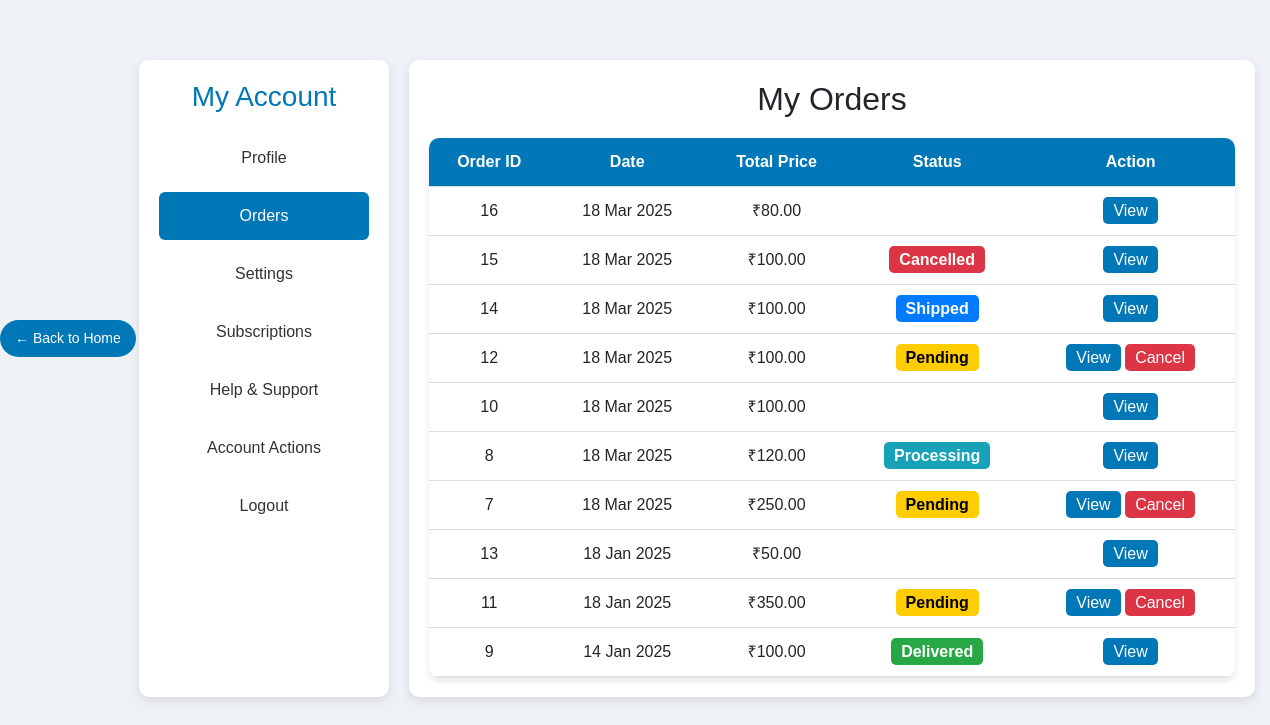
The page /Medico/my_orders.php (signed in) on the database its author committed.
### tables this page shows
CREATE TABLE IF NOT EXISTS `orders` (
  `order_id` int NOT NULL AUTO_INCREMENT,
  `user_id` int NOT NULL,
  `full_name` varchar(255) NOT NULL,
  `email` varchar(255) NOT NULL,
  `phone` varchar(20) NOT NULL,
  `address` text NOT NULL,
  `total_price` decimal(10,2) NOT NULL,
  `payment_method` enum('cod','paypal','stripe','razorpay') NOT NULL DEFAULT 'cod',
  `payment_status` enum('pending','paid','failed') NOT NULL DEFAULT 'pending',
  `order_date` datetime DEFAULT CURRENT_TIMESTAMP,
  `order_status` enum('pending','processing','shipped','delivered','cancelled') NOT NULL,
  `payment_id` int DEFAULT NULL,
  `expense_amount` decimal(10,2) DEFAULT '0.00',
  PRIMARY KEY (`order_id`),
  KEY `payment_id` (`payment_id`)
);

### Medico/my_orders.php (the view, shortened to what this page needs)
<?php
include('../includes/db.php');
$user_id = $_SESSION['user_id'];
$order_query = "SELECT order_id, order_date, total_price, order_status FROM orders WHERE user_id = ? ORDER BY order_date DESC";
$stmt = $conn->prepare($order_query);
$stmt->bind_param("i", $user_id);
$stmt->execute();
$orders = $stmt->get_result();
?>
<!DOCTYPE html>
<html lang="en">
<head>
    <link href="https://cdn.jsdelivr.net/npm/bootstrap@5.3.3/dist/css/bootstrap.min.css" rel="stylesheet">
    <link rel="stylesheet" href="https://cdn.jsdelivr.net/npm/bootstrap-icons@1.11.3/font/bootstrap-icons.min.css">
</head>
<body>
<a href="home.php" class="back-button"> ← Back to Home</a>
<div class="container">
    <div class="sidebar">
        <h3>My Account</h3>
        <ul>
            <li><a href="profile.php">Profile</a></li>
            <li class="active"><a href="my_orders.php">Orders</a></li>
            <li><a href="settings.php">Settings</a></li>
            <li><a href="payments.php">Subscriptions</a></li>
            <li><a href="help.php">Help & Support</a></li>
            <li><a href="account_actions.php">Account Actions</a></li>
            <li><a href="logout.php">Logout</a></li>
        </ul>
    </div>
    <div class="orders-content">
        <h2 class="text-center">My Orders</h2>
        <?php if ($orders->num_rows > 0) { ?>
            <table class="order-table">
                <tr>
                    <th>Order ID</th>
                    <th>Date</th>
                    <th>Total Price</th>
                    <th>Status</th>
                    <th>Action</th>
                </tr>
                <?php while ($order = $orders->fetch_assoc()) { ?>
                    <tr>
                        <td><?php echo $order['order_id']; ?></td>
                        <td><?php echo date("d M Y", strtotime($order['order_date'])); ?></td>
                        <td>₹<?php echo number_format($order['total_price'], 2); ?></td>
                        <td><span class="status <?php echo $order['order_status']; ?>"><?php echo ucfirst($order['order_status']); ?></span></td>
                        <td>
                            <a href="order_details.php?order_id=<?php echo $order['order_id']; ?>" class="view-btn">View</a>
                            <?php if ($order['order_status'] == 'pending') { ?>
                                <a href="cancel_order.php?order_id=<?php echo $order['order_id']; ?>" class="cancel-btn">Cancel</a>
                            <?php } ?>
                        </td>
                    </tr>
                <?php } ?>
            </table>
        <?php } ?>
    </div>
</div>
</body>
</html>

### Medico/my_orders.php (style rules this page uses)
body { background-color: #eef2f7; font-family: 'Poppins', sans-serif; }
.container { margin-top: 60px; display: flex; gap: 20px; margin-left: 10%; }
.back-button { position: absolute; top: 40%; left: 0px; background: #0077b6; color: white; border: none; padding: 8px 15px; font-size: 14px; border-radius: 20px; cursor: pointer; transition: 0.3s ease; text-decoration: none; }
.sidebar { width: 250px; background: white; padding: 20px; border-radius: 10px; box-shadow: 0px 4px 10px rgba(0, 0, 0, 0.1); }
.sidebar h3 { text-align: center; color: #0077b6; margin-bottom: 20px; }
.sidebar ul { list-style: none; padding: 0; }
.sidebar ul li { padding: 12px; margin-bottom: 10px; font-size: 16px; font-weight: 500; border-radius: 6px; transition: all 0.3s ease-in-out; text-align: center; cursor: pointer; }
.sidebar ul li a { text-decoration: none; color: #333; display: block; width: 100%; }
.sidebar ul li:hover, .sidebar ul li.active { background: #0077b6; color: white; }
.sidebar ul li:hover a, .sidebar ul li.active a { color: white; }
.orders-content { flex: 1; background: white; padding: 20px; border-radius: 10px; box-shadow: 0px 4px 10px rgba(0, 0, 0, 0.1); }
.order-table { width: 100%; border-collapse: collapse; margin-top: 20px; background: white; border-radius: 10px; overflow: hidden; box-shadow: 0 4px 6px rgba(0, 0, 0, 0.1); }
.order-table th, .order-table td { padding: 12px; text-align: center; border-bottom: 1px solid #ddd; }
.order-table th { background: #0077b6; color: white; }
.status { padding: 5px 10px; border-radius: 5px; font-weight: bold; }
.pending { background: #ffcc00; color: black; }
.processing { background: #17a2b8; color: white; }
.shipped { background: #007bff; color: white; }
.delivered { background: #28a745; color: white; }
.cancelled { background: #dc3545; color: white; }
.view-btn, .cancel-btn { background: #0077b6; color: white; padding: 5px 10px; text-decoration: none; border-radius: 5px; }
.cancel-btn { background: #dc3545; }

### rows shown on the page
orders: order_id "16", order_date "18 Mar 2025", total_price "80.00"
orders: order_id "15", order_date "18 Mar 2025", total_price "100.00", order_status "Cancelled"
orders: order_id "14", order_date "18 Mar 2025", total_price "100.00", order_status "Shipped"
orders: order_id "12", order_date "18 Mar 2025", total_price "100.00", order_status "Pending"
orders: order_id "10", order_date "18 Mar 2025", total_price "100.00"
orders: order_id "8", order_date "18 Mar 2025", total_price "120.00", order_status "Processing"
orders: order_id "7", order_date "18 Mar 2025", total_price "250.00", order_status "Pending"
orders: order_id "13", order_date "18 Jan 2025", total_price "50.00"
orders: order_id "11", order_date "18 Jan 2025", total_price "350.00", order_status "Pending"
orders: order_id "9", order_date "14 Jan 2025", total_price "100.00", order_status "Delivered"
